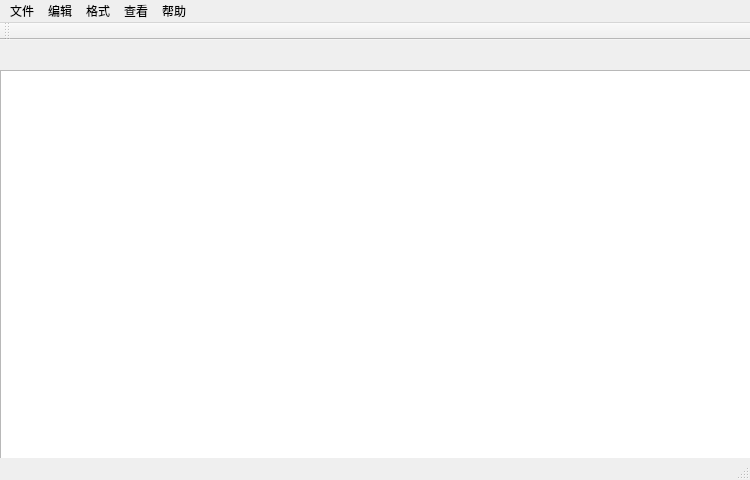
<?xml version="1.0" encoding="UTF-8"?>
<ui version="4.0">
 <class>window</class>
 <widget class="QMainWindow" name="window">
  <property name="enabled">
   <bool>true</bool>
  </property>
  <property name="geometry">
   <rect>
    <x>0</x>
    <y>0</y>
    <width>750</width>
    <height>480</height>
   </rect>
  </property>
  <property name="windowTitle">
   <string>记事本</string>
  </property>
  <widget class="QWidget" name="centralwidget">
   <widget class="QTextEdit" name="text">
    <property name="geometry">
     <rect>
      <x>0</x>
      <y>30</y>
      <width>751</width>
      <height>421</height>
     </rect>
    </property>
    <property name="lineWrapMode">
     <enum>QTextEdit::NoWrap</enum>
    </property>
    <property name="acceptRichText">
     <bool>false</bool>
    </property>
   </widget>
  </widget>
  <widget class="QMenuBar" name="menubar">
   <property name="geometry">
    <rect>
     <x>0</x>
     <y>0</y>
     <width>750</width>
     <height>22</height>
    </rect>
   </property>
   <widget class="QMenu" name="menu">
    <property name="title">
     <string>文件</string>
    </property>
    <addaction name="new_file"/>
    <addaction name="open_file"/>
    <addaction name="save_file"/>
    <addaction name="save_as"/>
    <addaction name="separator"/>
    <addaction name="print"/>
    <addaction name="separator"/>
    <addaction name="quit"/>
   </widget>
   <widget class="QMenu" name="menu_2">
    <property name="title">
     <string>编辑</string>
    </property>
    <addaction name="undo"/>
    <addaction name="redo"/>
    <addaction name="separator"/>
    <addaction name="select"/>
    <addaction name="cut"/>
    <addaction name="copy"/>
    <addaction name="paste"/>
    <addaction name="separator"/>
    <addaction name="search"/>
    <addaction name="separator"/>
    <addaction name="find"/>
    <addaction name="replace"/>
    <addaction name="separator"/>
    <addaction name="insert_time"/>
   </widget>
   <widget class="QMenu" name="menu_3">
    <property name="title">
     <string>格式</string>
    </property>
    <addaction name="auto_change_line"/>
    <addaction name="font"/>
   </widget>
   <widget class="QMenu" name="menu_4">
    <property name="title">
     <string>查看</string>
    </property>
    <addaction name="status_bar"/>
   </widget>
   <widget class="QMenu" name="menub">
    <property name="title">
     <string>帮助</string>
    </property>
    <addaction name="help"/>
    <addaction name="about"/>
    <addaction name="action"/>
   </widget>
   <addaction name="menu"/>
   <addaction name="menu_2"/>
   <addaction name="menu_3"/>
   <addaction name="menu_4"/>
   <addaction name="menub"/>
  </widget>
  <widget class="QStatusBar" name="statusbar"/>
  <widget class="QToolBar" name="toolBar">
   <property name="enabled">
    <bool>true</bool>
   </property>
   <property name="windowTitle">
    <string>toolBar</string>
   </property>
   <attribute name="toolBarArea">
    <enum>TopToolBarArea</enum>
   </attribute>
   <attribute name="toolBarBreak">
    <bool>false</bool>
   </attribute>
  </widget>
  <action name="new_file">
   <property name="text">
    <string>新建</string>
   </property>
  </action>
  <action name="open_file">
   <property name="text">
    <string>打开</string>
   </property>
  </action>
  <action name="save_file">
   <property name="text">
    <string>保存</string>
   </property>
  </action>
  <action name="print">
   <property name="text">
    <string>打印</string>
   </property>
  </action>
  <action name="quit">
   <property name="text">
    <string>退出</string>
   </property>
  </action>
  <action name="undo">
   <property name="text">
    <string>撤销</string>
   </property>
  </action>
  <action name="redo">
   <property name="text">
    <string>重做</string>
   </property>
  </action>
  <action name="select">
   <property name="text">
    <string>全选</string>
   </property>
  </action>
  <action name="cut">
   <property name="text">
    <string>剪切</string>
   </property>
  </action>
  <action name="paste">
   <property name="text">
    <string>粘贴</string>
   </property>
  </action>
  <action name="search">
   <property name="text">
    <string>在Internet中搜索</string>
   </property>
  </action>
  <action name="find">
   <property name="text">
    <string>查找</string>
   </property>
  </action>
  <action name="replace">
   <property name="text">
    <string>替换</string>
   </property>
  </action>
  <action name="insert_time">
   <property name="text">
    <string>输入时间和日期</string>
   </property>
  </action>
  <action name="auto_change_line">
   <property name="checkable">
    <bool>true</bool>
   </property>
   <property name="checked">
    <bool>true</bool>
   </property>
   <property name="text">
    <string>自动换行</string>
   </property>
  </action>
  <action name="font">
   <property name="text">
    <string>字体</string>
   </property>
  </action>
  <action name="status_bar">
   <property name="checkable">
    <bool>true</bool>
   </property>
   <property name="checked">
    <bool>true</bool>
   </property>
   <property name="text">
    <string>状态栏</string>
   </property>
  </action>
  <action name="tool_bar">
   <property name="checkable">
    <bool>true</bool>
   </property>
   <property name="checked">
    <bool>true</bool>
   </property>
   <property name="text">
    <string>工具栏</string>
   </property>
  </action>
  <action name="save_as">
   <property name="text">
    <string>另存为</string>
   </property>
  </action>
  <action name="copy">
   <property name="text">
    <string>复制</string>
   </property>
  </action>
  <action name="help">
   <property name="text">
    <string>帮助</string>
   </property>
  </action>
  <action name="about">
   <property name="text">
    <string>关于</string>
   </property>
  </action>
  <action name="action">
   <property name="text">
    <string>设置</string>
   </property>
  </action>
 </widget>
 <resources/>
 <connections/>
</ui>
